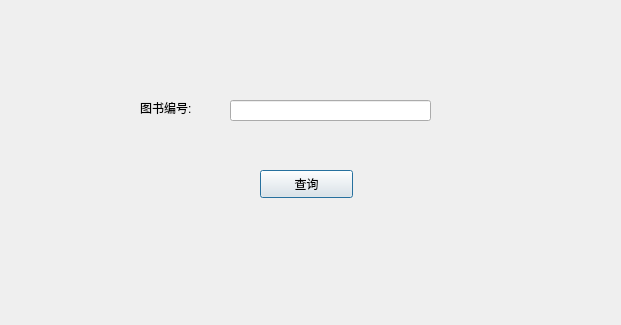
<?xml version="1.0" encoding="UTF-8"?>
<ui version="4.0">
 <class>query</class>
 <widget class="QDialog" name="query">
  <property name="geometry">
   <rect>
    <x>0</x>
    <y>0</y>
    <width>621</width>
    <height>325</height>
   </rect>
  </property>
  <property name="windowTitle">
   <string>查询图书信息表</string>
  </property>
  <widget class="QPushButton" name="pushButton">
   <property name="geometry">
    <rect>
     <x>260</x>
     <y>170</y>
     <width>93</width>
     <height>28</height>
    </rect>
   </property>
   <property name="text">
    <string>查询</string>
   </property>
  </widget>
  <widget class="QLabel" name="label">
   <property name="geometry">
    <rect>
     <x>140</x>
     <y>100</y>
     <width>72</width>
     <height>15</height>
    </rect>
   </property>
   <property name="text">
    <string>图书编号:</string>
   </property>
  </widget>
  <widget class="QLineEdit" name="lineEdit">
   <property name="geometry">
    <rect>
     <x>230</x>
     <y>100</y>
     <width>201</width>
     <height>21</height>
    </rect>
   </property>
  </widget>
 </widget>
 <resources/>
 <connections/>
</ui>
